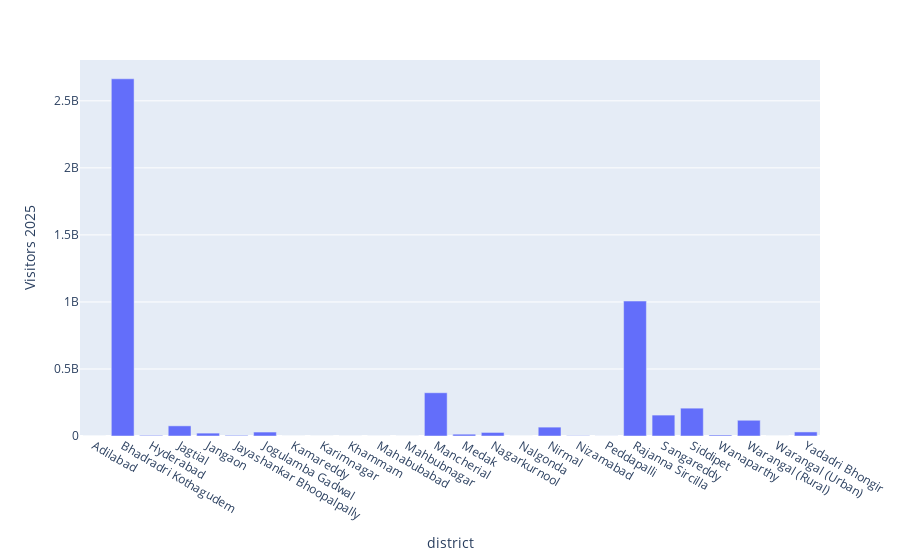

This figure's notebook cell:
### Markdown cell above
##### With this we are able to deduce the projected growth of domestic and foreign visitors in a district like 

**_Hyderabad_** 
> _4804244 Visitors in 2025_

### Code cell
px.bar(
    results_2,
    x='district',
    y='Visitors 2025'
)

### Figure 1 — Plotly figure (JSON) as saved in the notebook; plotly's stock layout.template omitted (floating-point values rounded to 4 significant figures)
{"data": [{"alignmentgroup": "True", "hovertemplate": "district=%{x}<br>Visitors 2025=%{y}<extra></extra>", "legendgroup": "", "marker": {"color": "#636efa", "pattern": {"shape": ""}}, "name": "", "offsetgroup": "", "orientation": "v", "showlegend": false, "textposition": "auto", "type": "bar", "x": ["Adilabad", "Bhadradri Kothagudem ", "Hyderabad", "Jagtial ", "Jangaon ", "Jayashankar Bhoopalpally", "Jogulamba Gadwal ", "Kamareddy ", "Karimnagar ", "Khammam", "Mahabubabad ", "Mahbubnagar", "Mancherial", "Medak ", "Nagarkurnool ", "Nalgonda", "Nirmal", "Nizamabad", "Peddapalli", "Rajanna Sircilla ", "Sangareddy ", "Siddipet", "Wanaparthy ", "Warangal (Rural)", "Warangal (Urban)", "Yadadri Bhongir"], "xaxis": "x", "y": [18131, 2664411111, 4804244, 75709935, 21518760, 4908801, 29554171, 9440, 5, 112724, 182316, 236147, 322672708, 13516013, 26487977, 81, 66179200, 2396789, 433182, 1006558779, 155947903, 207656951, 7364471, 117372078, 8700, 30280869], "yaxis": "y"}], "layout": {"barmode": "relative", "legend": {"tracegroupgap": 0}, "margin": {"t": 60}, "xaxis": {"anchor": "y", "domain": [0, 1], "title": {"text": "district"}}, "yaxis": {"anchor": "x", "domain": [0, 1], "title": {"text": "Visitors 2025"}}}}
